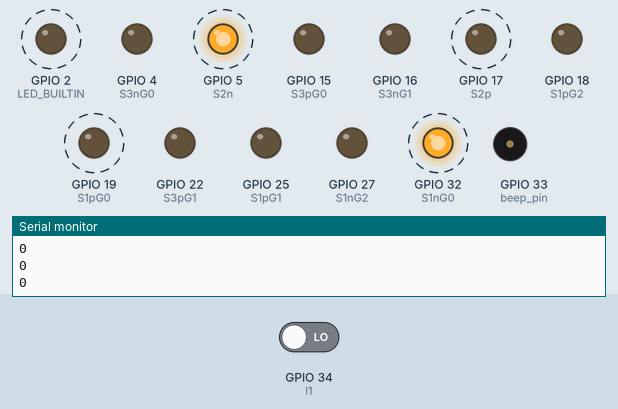
This sketch was run on a simulated ESP32. Parts: output pins drawn as LEDs (lit = HIGH), buzzer (waves = sounding, pin HIGH), the last lines printed to the serial monitor. Dashed ring = blinking. Inputs (shaded band) come from the test bench; at power-on: GPIO 34 (l1) LOW.

Above: at 1.1 s.
1.4 s: GPIO 34 (l1) driven HIGH
At 1.73 s:
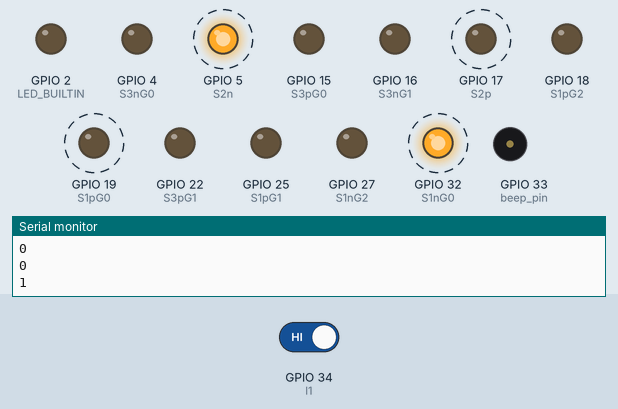
4.4 s: GPIO 34 (l1) driven LOW
At 4.67 s:
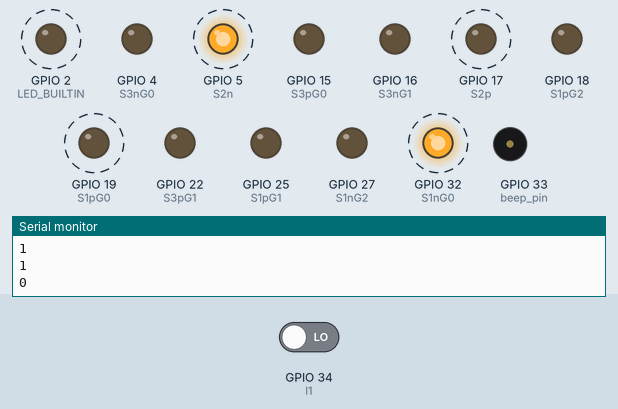
Timing chart, 0 to 13.4 s (numbered marks = the images above; inputs shaded):
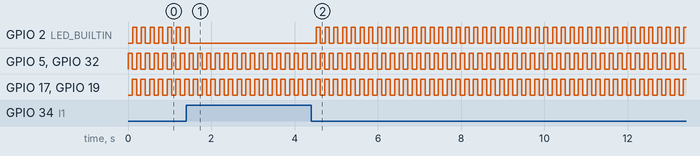

The sketch:

testOverAllOfSensing_2_touch_to_light.ino
```cpp
#define beep_pin  33
char g_i=0;

// check again

// #define S1pG0 35
#define S1pG0 19
#define S1nG0 32


#define S1pG1 25
#define S1nG1 33

#define S1pG2 18
#define S1nG2 27

#define S2p 17
#define S2n 5

#define S3pG0 15
#define S3nG0 4

#define S3pG1 22
#define S3nG1 16

// important
#define l1 34

#define LED_BUILTIN 2

unsigned long previousMicros = 0;
unsigned long timeInterval = 0;

int lv = 1;


void setup() {
  Serial.begin(9600);  //设置波特率

  pinMode(beep_pin, OUTPUT);//设置引脚为输出模式
  pinMode(LED_BUILTIN, OUTPUT);

  pinMode(S1pG0, OUTPUT);
  pinMode(S1nG0, OUTPUT);

  pinMode(S1pG1, OUTPUT);
  pinMode(S1nG1, OUTPUT);

  pinMode(S1pG2, OUTPUT);
  pinMode(S1nG2, OUTPUT);

  pinMode(S2p, OUTPUT);
  pinMode(S2n, OUTPUT);

  pinMode(S3pG0, OUTPUT);
  pinMode(S3nG0, OUTPUT);

  pinMode(S3pG1, OUTPUT);
  pinMode(S3nG1, OUTPUT);

  pinMode(l1, INPUT);


}


void loop() {
  // put your main code here, to run repeatedly:

  digitalWrite(LED_BUILTIN,0);

  state0();
  delay(100);

  digitalWrite(LED_BUILTIN,0);

  state1();
  delay(10);

  // unsigned long currentMicros = micros() / 1000000;

  previousMicros = micros();

  digitalWrite(LED_BUILTIN,0);

  state2();
  delay(100);

  // // # 单位是微秒

  // // timeInterval = previousMicros - micros();

  // // Serial.println(micros());
  // // Serial.println(timeInterval);

  // previousMicros = micros();

  // lv = digitalRead(l1);

  // if(lv = 1){
  //   lv = digitalRead(l1);
  // }else{
  //   digitalWrite(LED_BUILTIN,1);
  //   Serial.println(previousMicros - micros());
  // }
  // lv = 1;
}

void state0(){
  digitalWrite(S1pG0,0);
  digitalWrite(S1nG0,1);

  digitalWrite(S2p,0);
  digitalWrite(S2n,1);
}

void state1(){
  digitalWrite(S1pG0,1);
  digitalWrite(S1nG0,0);

  digitalWrite(S2p,1);
  digitalWrite(S2n,0);
}

void state2(){
  int lv = digitalRead(l1);
  Serial.println(lv);
  digitalWrite(LED_BUILTIN,!lv);

  // 低电平触发中断
}
```

Measured:
- after the input at 1.4 s, GPIO 2 (LED_BUILTIN): goes on until 1.5 s, then stays LOW
- after the input at 4.4 s, GPIO 2 (LED_BUILTIN): alternates HIGH for 0.10 s and LOW for 0.11 s, starting after 0.12 s
- by itself, GPIO 2 (LED_BUILTIN), GPIO 5 (S2n), GPIO 32 (S1nG0): alternates HIGH for 0.10 s and LOW for 0.11 s
- by itself, GPIO 17 (S2p), GPIO 19 (S1pG0): alternates HIGH for 0.11 s and LOW for 0.10 s
